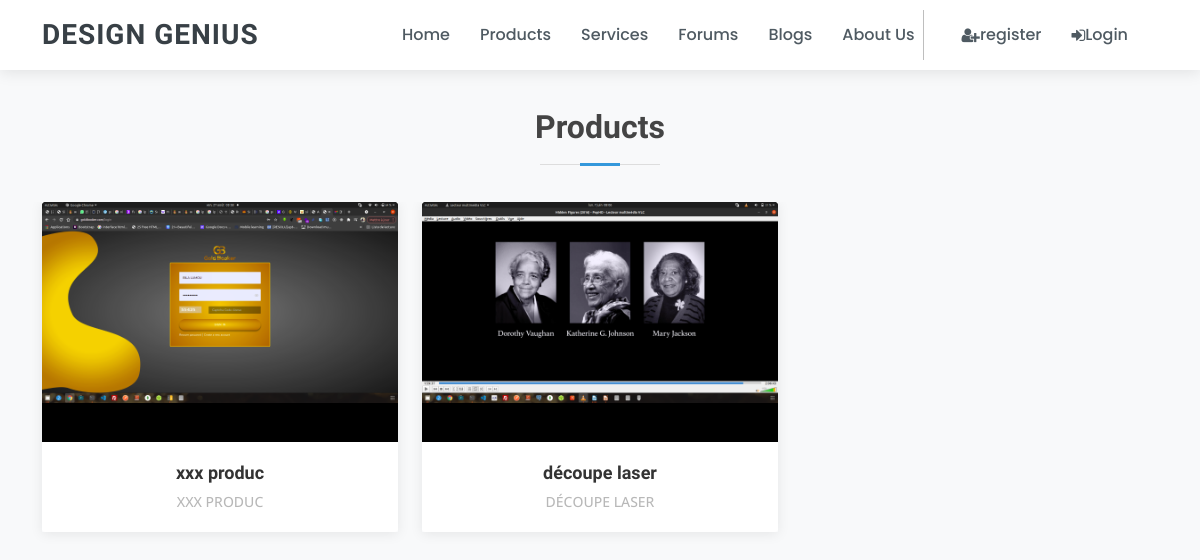
/product/, run on an earlier commit of the app's database.
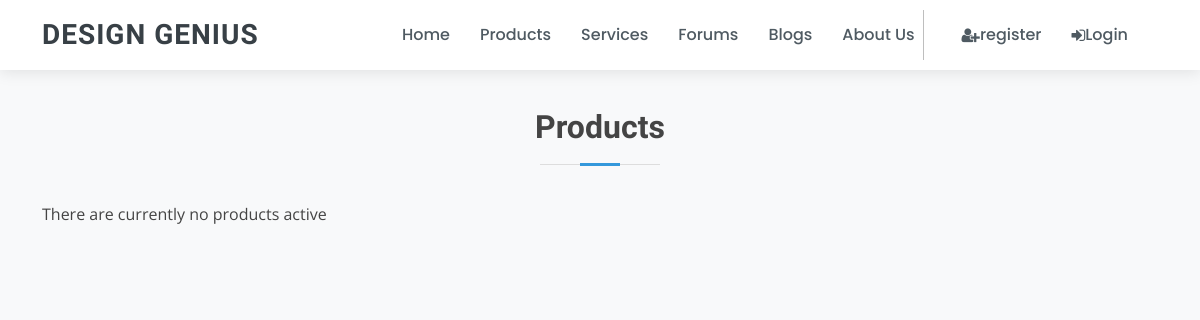
And on a later commit of the database.
### Stores/models.py (models this page shows, shortened)
class ProductImage(models.Model):
    product = models.ForeignKey(Product, on_delete=models.CASCADE, related_name="product_image")
    image = ImageField(blank=True, manual_crop="")
    alt_text = models.CharField(
        verbose_name=_("Alturnative text"),
        help_text=_("Please add alturnative text"),
        max_length=255,
        null=True,
        blank=True,
    )
    is_feature = models.BooleanField(default=False)
    created_at = models.DateTimeField(auto_now_add=True, editable=False)
    updated_at = models.DateTimeField(auto_now=True)
    class Meta:
        verbose_name = _("Product Image")
        verbose_name_plural = _("Product Images")

class Product(models.Model):
    product_type = models.ForeignKey(ProductType, on_delete=models.RESTRICT)
    category = models.ForeignKey(Category, on_delete=models.RESTRICT)
    title = models.CharField(
        verbose_name=_("title"),
        help_text=_("Required"),
        max_length=255,
    )
    description = models.TextField(verbose_name=_("description"), help_text=_("Not Required"), blank=True)
    slug = models.SlugField(null=True, blank=True)
    regular_price = models.DecimalField(
        verbose_name=_("Regular price"),
        help_text=_("Maximum 999.99"),
        error_messages={
            "name": {
                "max_length": _("The price must be between 0 and 999.99."),
            },
        },
        max_digits=5,
        decimal_places=2,
    )
    discount_price = models.DecimalField(
        verbose_name=_("Discount price"),
        help_text=_("Maximum 999.99"),
        error_messages={
            "name": {
                "max_length": _("The price must be between 0 and 999.99."),
            },
        },
        max_digits=5,
        decimal_places=2,
    )
    is_active = models.BooleanField(
        verbose_name=_("Product visibility"),
        help_text=_("Change product visibility"),
        default=True,
    )
    created_at = models.DateTimeField(_("Created at"), auto_now_add=True, editable=False)
    updated_at = models.DateTimeField(_("Updated at"), auto_now=True)
    users_wishlist = models.ManyToManyField(settings.AUTH_USER_MODEL, related_name="user_wishlist", blank=True)
    class Meta:
        ordering = ("-created_at",)
        verbose_name = _("Product")
        verbose_name_plural = _("Products")
    def get_absolute_url(self):
        return reverse("Stores:product_detail", args=[self.slug])

### Stores/views.py (the view)
# urls.py: path('', product_all, name='store_home'),
def product_all(request):
    products = Product.objects.prefetch_related("product_image").filter(is_active=True)
    return render(request, "Stores/index.html", {"products": products})

### Accounts/views.py (called while the page is built)
def global_params(request):
    if request.user.is_anonymous:
        subscription_info = None
    else:
        try:
            subscription_info = Subscription.objects.get(user_membership=request.user)
        except Subscription.DoesNotExist:
             subscription_info = None
    context = {
        "subscription_info": subscription_info,
    }
    return context

### Stores/templates/Stores/index.html (shortened to what this page needs)
{% extends 'layout/base.html' %} {% load crispy_forms_tags %} {% load static %} {% block content %} {% include "layout/_nav.html" %}
<div id="portfolio" class="portfolio" >
    <div class="container">
        <div class="row">
            <div class="album py-5">
                <div class="section-title pb-3">
                    <h2>Products</h2>
                </div>
                {% if not products %}
                <div class="col-12">There are currently no products active</div>
                {% else %}
                <div class="row portfolio-container">
                    {% for product in products %}
                    <div class="col-lg-4 col-md-6 portfolio-item filter-app wow fadeInUp">
                        <div class="portfolio-wrap">
                        {% for image in product.product_image.all %}
                            {% if image.is_feature%}
                            <figure>
                                <img src="{{ image.image.url }}" class="img-fluid" alt="">
                            </figure>
                            {% endif %}
                        {% endfor %}
                        <div class="portfolio-info">
                            <h4><a href="{{ product.get_absolute_url }}">{{ product.title|slice:":50" }}</a></h4>
                            <p>{{ product.title|slice:":50" }}</p>
                        </div>
                        </div>
                    </div>
                    {% endfor %}
                </div>
                {% endif %}
            </div>
        </div>
    </div>
    {% endblock content %}

### templates/layout/base.html (shortened to what this page needs)
{% load static %}
<!DOCTYPE html>
<html>
<head>
    <link rel="stylesheet" href="{% static 'assets/vendor/bootstrap/css/bootstrap.min.css' %}">
    <link rel="stylesheet" href="{% static 'assets/vendor/bootstrap-icons/bootstrap-icons.css' %}">
    <link rel="stylesheet" href="{% static 'assets/vendor/boxicons/css/boxicons.min.css' %}">
    <link rel="stylesheet" href="{% static 'assets/vendor/glightbox/css/glightbox.min.css' %}">
    <link rel="stylesheet" href="{% static 'assets/vendor/swiper/swiper-bundle.min.css' %}">
    <link rel="stylesheet" href="{% static 'font-awesome-4.7.0/css/font-awesome.min.css' %}">
    <link rel="stylesheet" href="{% static 'assets/css/style.css' %}">
</head>
<body class="bg-light">
    {% block content %} {% endblock content %}
</body>
</html>

### templates/layout/_nav.html (shortened to what this page needs)
{% load static %}
<header id="header" class="fixed-top d-flex align-items-center">
    <div class="container d-flex align-items-center">
        <div class="logo me-auto">
            <h1><a href="{% url 'Home:home' %}">Design Genius</a></h1>
        </div>
        <nav id="navbar" class="navbar order-last order-lg-0">
            <ul>
                <li><a class="nav-link scrollto " href="{% url 'Home:home' %}">Home</a></li>
                <li><a class="nav-link scrollto" href="{% url 'Stores:store_home' %}">Products</a></li>
                <li><a class="nav-link scrollto" href="{% url 'Services:home' %}">Services</a></li>
                <li><a class="nav-link scrollto " href="{% url 'forum-list' %}">Forums</a></li>
                <li><a class="nav-link scrollto" href="{% url 'Blogs:home' %}">Blogs</a></li>
                <li><a class="nav-link scrollto" href="{% url 'Home:about' %}">About Us</a></li>
                <hr class="m-2" style="border-left: 1px solid black; height: 50px;"> {% if request.user.is_authenticated %}
                <li class="">
                    <a type="button" role="button" href="{% url 'Basket:basket_summary' %}" class="nav-link scrollto border-lg-0 basket-btn">
                        {% with total_qty=basket|length %}
                            <div id="basket-qty" class="basket-qty">
                                {% if total_qty > 0 %}
                                {{ total_qty }}
                                {% else %}
                                0
                                {% endif %}
                            </div>
                        {% endwith %}
                        <div>
                            <svg xmlns="http://www.w3.org/2000/svg" width="22" height="22" fill="currentColor" class="bi bi-cart3"
                                viewBox="0 0 16 16">
                                <path
                                d="M0 1.5A.5.5 0 0 1 .5 1H2a.5.5 0 0 1 .485.379L2.89 3H14.5a.5.5 0 0 1 .49.598l-1 5a.5.5 0 0 1-.465.401l-9.397.472L4.415 11H13a.5.5 0 0 1 0 1H4a.5.5 0 0 1-.491-.408L2.01 3.607 1.61 2H.5a.5.5 0 0 1-.5-.5zM3.102 4l.84 4.479 9.144-.459L13.89 4H3.102zM5 12a2 2 0 1 0 0 4 2 2 0 0 0 0-4zm7 0a2 2 0 1 0 0 4 2 2 0 0 0 0-4zm-7 1a1 1 0 1 1 0 2 1 1 0 0 1 0-2zm7 0a1 1 0 1 1 0 2 1 1 0 0 1 0-2z" />
                            </svg>
                        </div>
                    </a>
                </li>
                <li class="">
                    <p class="nav-link scrollto pt-4 ">Hi, {{ request.user.name }}</p>
                </li>
                {% if subscription_info.active == False %}
                <span></span> {% if request.user.membership.membership_type == 'Free' %}
                <li class="">
                    <a class="nav-link scrollto m-0 p-1 " href="{% url 'Accounts:select' %}"> Premium</a>
                </li>
                {% else %}
                <li class="">
                    <a class="btn btn-secondary m-0 p-1 disabled"> Being validated</a>
                </li>
                {% endif %}
                <span></span> {% endif %}
                <li class="">
                    <a href="{% url 'Accounts:logout' %}" class="nav-link"><span class="fa fa-sign-out m-0"></span> Logout</a>
                </li>
                {% else %}
                <li class="">
                    <a class="nav-link" href="{% url 'Accounts:register' %}"><span class="fa fa-user-plus"></span> register</a>
                </li>
                <li class="">
                    <a class="nav-link" href="{% url 'Accounts:login' %}"><span class="fa fa-sign-in"></span> Login</a>
                </li>
                {% endif %}
            </ul>
        </nav>
    </div>
</header>

### static/assets/css/style.css (style rules this page uses)
body { font-family: "Open Sans", sans-serif; color: #444444; }
a { color: #3498db; text-decoration: none; }
h1, h2, h3, h4, h5, h6 { font-family: "Raleway", sans-serif; }
#header { height: 70px; transition: all 0.5s; z-index: 997; transition: all 0.5s; background: #fff; box-shadow: 0px 2px 15px rgba(0, 0, 0, 0.1); }
#header .logo h1 { font-size: 28px; margin: 0; font-weight: 600; letter-spacing: 1px; text-transform: uppercase; color: #384046; }
#header .logo h1 a, #header .logo h1 a:hover { color: #384046; text-decoration: none; }
.navbar { padding: 0; }
.navbar ul { margin: 0; padding: 0; display: flex; list-style: none; align-items: center; }
.navbar li { position: relative; }
.navbar a, .navbar a:focus { display: flex; align-items: center; justify-content: space-between; padding: 10px 0 10px 30px; font-family: "Poppins", sans-serif; font-size: 16px; font-weight: 500; color: #4f5a62; white-space: nowrap; transition: 0.3s; }
.section-title { text-align: center; padding-bottom: 30px; }
.section-title h2 { font-size: 32px; font-weight: 600; margin-bottom: 20px; padding-bottom: 20px; position: relative; }
.section-title h2::before { content: ""; position: absolute; display: block; width: 120px; height: 1px; background: #ddd; bottom: 1px; left: calc(50% - 60px); }
.section-title h2::after { content: ""; position: absolute; display: block; width: 40px; height: 3px; background: #3498db; bottom: 0; left: calc(50% - 20px); }
.portfolio { padding: 60px 0; }

What changed in the data, as far as the page shows it:
removed Product: title "xxx produc", title "XXX PRODUC"
removed ProductImage: image (picture), shown under "xxx produc"
removed Product: title "découpe laser", title "DÉCOUPE LASER"
removed ProductImage: image (picture), shown under "découpe laser"
Also different on the page:
text now shown: "There are currently no products active"
